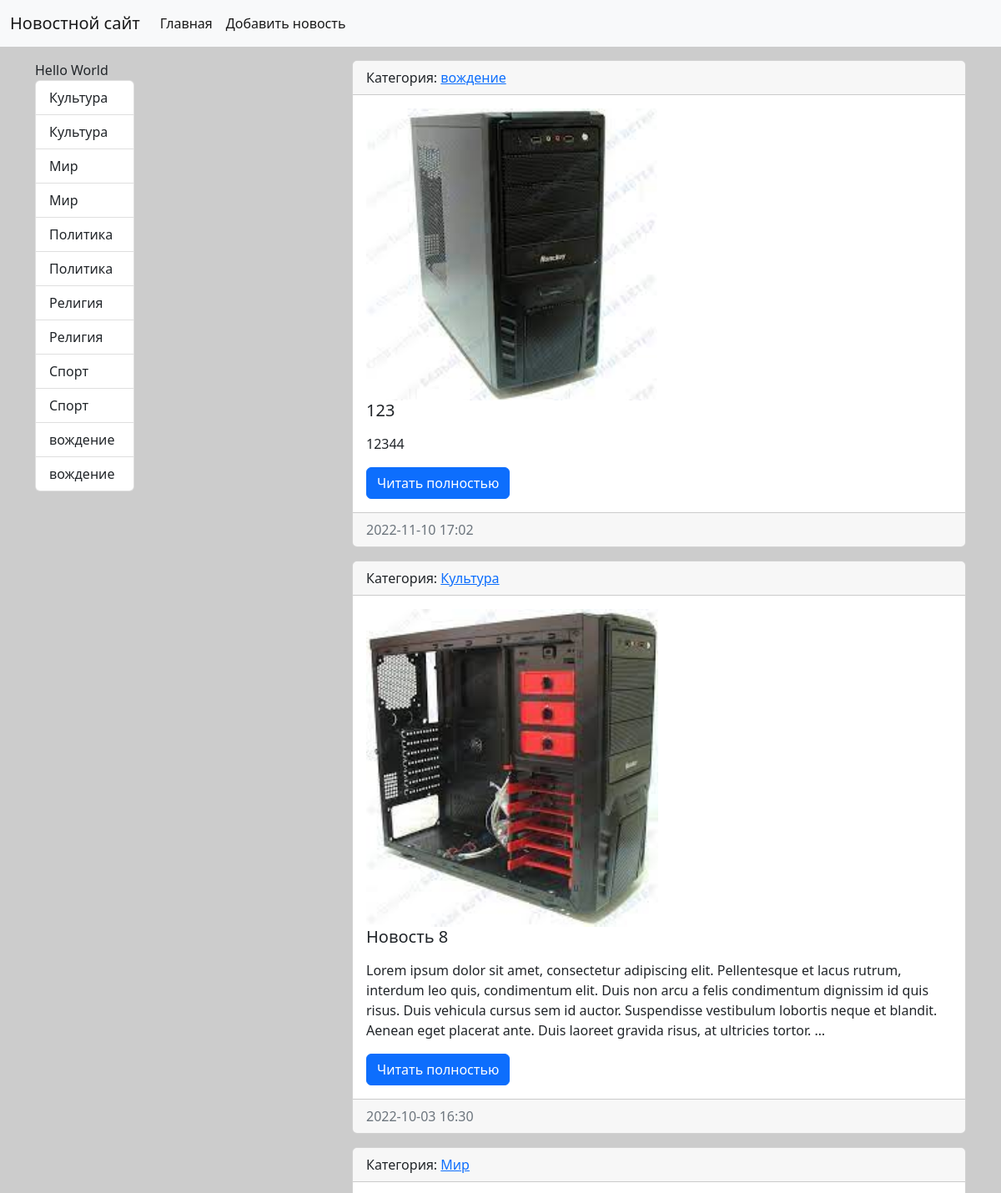
Before: /news/ (upper part) with the older database file.
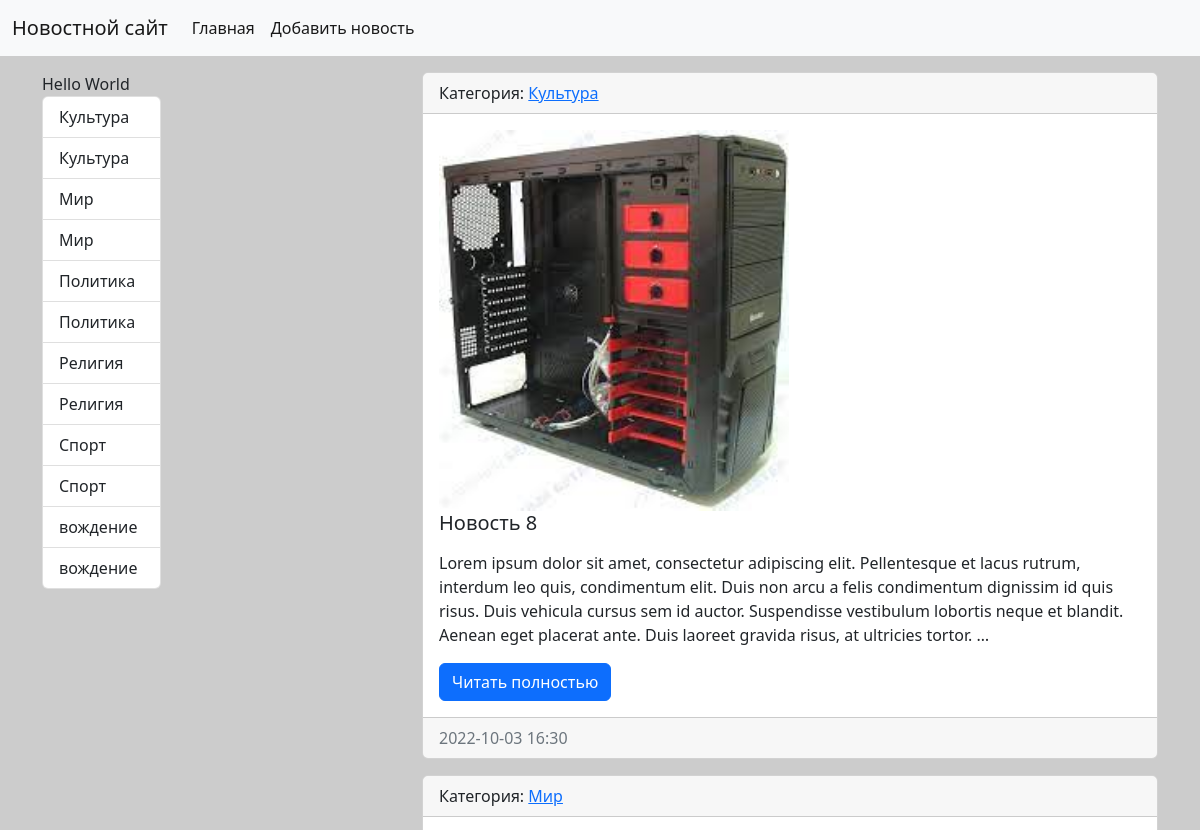
After: the same page with the newer database file.
### news/models.py (models this page shows, shortened)
class Category (models.Model):
    title = models.CharField(max_length=150, db_index=True, verbose_name="Наименование категорий")
    def get_absolute_url(self):
        return reverse('category', kwargs={'category_id': self.pk})
    def __str__(self):
        return self.title
    class Meta:
        verbose_name = "Категория"
        verbose_name_plural = "Категории"
        ordering = ["title"]

class News (models.Model):
    title = models.CharField(max_length=150, verbose_name="Наименование")
    content = models.TextField(blank=True, verbose_name="Контент")
    created_at = models.DateTimeField(auto_now_add=True, verbose_name="Создано")
    updated_at = models.DateTimeField(auto_now=True, verbose_name="Обновлено")
    photo = models.ImageField(upload_to='photos/%Y/%m/%d/', verbose_name="Фото")
    is_published = models.BooleanField(default=True, verbose_name="Опубликовано")
    category = models.ForeignKey('Category', on_delete=models.PROTECT, verbose_name="Категория")
    def get_absolute_url(self):
        return reverse('view_news', kwargs={'pk': self.pk})
    class Meta:
        verbose_name = "Новость"
        verbose_name_plural = "Новости"
        ordering = ["-created_at", "title"]

### news/views.py (the view)
# urls.py: path('', HomeNews.as_view(), name='home'),
class HomeNews(ListView):
    model = News
    template_name = 'news/home_news_list.html'
    context_object_name = 'news'  #название для шаблона
    def get_context_data(self, *, object_list=None, **kwargs):   #переопределяем функцию
        context = super().get_context_data(**kwargs)  #записываем в переменную все что было до этого
        context['title'] = 'Главная страница'
        return context
    def get_queryset(self):
        return News.objects.filter(is_published=True)

### news/templatetags/news_tags.py (called while the page is built)
@register.inclusion_tag('news/list_categories.html')
def show_categories(arg1='Hello', arg2='World'):
    categories = Category.objects.all()
    return {"categories": categories, "arg1": arg1, "arg2":arg2}

### news/templates/news/home_news_list.html (shortened to what this page needs)
{% extends 'base.html' %}
{% block sidebar %}
{% include 'inc/_sidebar.html' %}
{% endblock %}
{% block content %}
<div class="col-md-8">
              {% for item in news %}
                <div class="card mb-3">
                  <div class="card-header">
                    Категория: <a href="{{ item.category.get_absolute_url }}"> {{ item.category }} </a>
                  </div>
                  <div class="card-body">
                    <div class="media">
                      {% if item.photo %}
                      <img src="{{ item.photo.url }}" alt="" width="350" class="float-left mr-3">
                      {% else %}
                      <img src="https://static.wixstatic.com/media/3baccc_a6744d0d29d54f4ba5c0d4803810b0cd~mv2_d_4800_4502_s_4_2.png/v1/crop/x_0,y_753,w_4800,h_3007/fill/w_566,h_384,al_c,q_95,enc_auto/homepage.png" alt="" width="350" class="float-left mr-3">
                      {% endif %}
                      <div class="media-body">
                        <h5 class="card-title">{{  item.title }}</h5>
                        <p class="card-text">{{  item.content|linebreaks|truncatewords:50 }}</p>
                        <a href="{{ item.get_absolute_url }}" class="btn btn-primary">Читать полностью</a>
                      </div>
                    </div>
                  </div>
                  <div class="card-footer text-muted">
                    {{  item.created_at|date:"Y-m-d H:i" }}
                  </div>
                </div>
              {% endfor %}
          </div>
{% endblock %}

### news/templates/news/list_categories.html
<div class="col-md-4">
  {{ arg1 }} {{ arg2 }}
               <div class="list-group">
                 {% for item in categories %}
                  <a href="{% url 'category' item.pk %}" class="list-group-item list-group-item-action">{{ item.title }}</a>
                  <a href="{{ item.get_absolute_url }}" class="list-group-item list-group-item-action">{{ item.title }}</a>
                 {% endfor %}
              </div>
</div>

Changed rows visible on the page:
no longer on this page (row edited): News: category "вождение", photo (picture), title "123", content "12344", created_at "2022-11-10 17:02"
